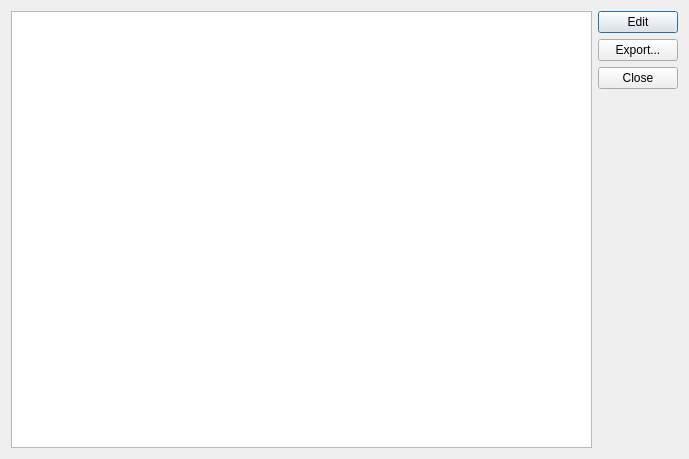
<?xml version="1.0" encoding="UTF-8"?>
<ui version="4.0">
 <class>Dialog</class>
 <widget class="QDialog" name="Dialog">
  <property name="geometry">
   <rect>
    <x>0</x>
    <y>0</y>
    <width>689</width>
    <height>459</height>
   </rect>
  </property>
  <property name="windowTitle">
   <string>Dialog</string>
  </property>
  <layout class="QGridLayout" name="gridLayout_2">
   <item row="0" column="0">
    <layout class="QGridLayout" name="gridLayout">
     <item row="0" column="0">
      <widget class="QTableView" name="tableView"/>
     </item>
     <item row="0" column="1">
      <layout class="QVBoxLayout" name="verticalLayout">
       <item>
        <widget class="QPushButton" name="editButton">
         <property name="text">
          <string>Edit</string>
         </property>
        </widget>
       </item>
       <item>
        <widget class="QPushButton" name="exportButton">
         <property name="text">
          <string>Export...</string>
         </property>
        </widget>
       </item>
       <item>
        <widget class="QPushButton" name="closeButton">
         <property name="text">
          <string>Close</string>
         </property>
        </widget>
       </item>
       <item>
        <spacer name="verticalSpacer">
         <property name="orientation">
          <enum>Qt::Vertical</enum>
         </property>
         <property name="sizeHint" stdset="0">
          <size>
           <width>20</width>
           <height>40</height>
          </size>
         </property>
        </spacer>
       </item>
      </layout>
     </item>
    </layout>
   </item>
  </layout>
 </widget>
 <layoutdefault spacing="6" margin="11"/>
 <resources/>
 <connections/>
</ui>
